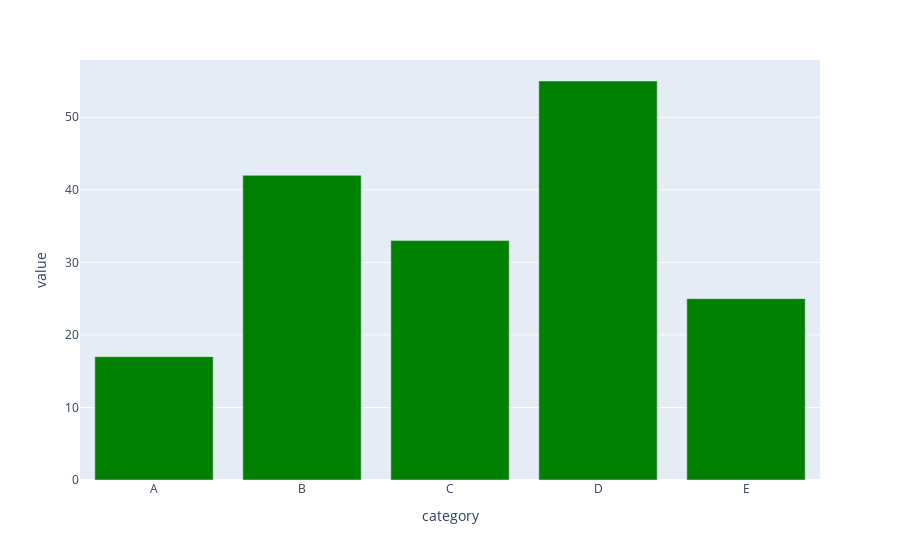

The cell this chart's notebook holds for it:
### Markdown cell above
## Barplot with plotly express

The chart is made using using the `bar()` function from the `plotly.express` module.

We just have to pass the `df` object, and specify **which column** we want to plot. In this case it's the `category` and the `value` (defined above).

### Code cell
import plotly.express as px
fig = px.bar(
   df,
   x='category',
   y='value'
)
fig.update_traces(marker_color='green')
fig.show()

### Figure 1 — Plotly figure (JSON) as saved in the notebook; plotly's stock layout.template omitted (floating-point values rounded to 4 significant figures)
{"data": [{"alignmentgroup": "True", "hovertemplate": "category=%{x}<br>value=%{y}<extra></extra>", "legendgroup": "", "marker": {"color": "green", "pattern": {"shape": ""}}, "name": "", "offsetgroup": "", "orientation": "v", "showlegend": false, "textposition": "auto", "type": "bar", "x": ["A", "B", "C", "D", "E"], "xaxis": "x", "y": [17, 42, 33, 55, 25], "yaxis": "y"}], "layout": {"barmode": "relative", "legend": {"tracegroupgap": 0}, "margin": {"t": 60}, "xaxis": {"anchor": "y", "domain": [0, 1], "title": {"text": "category"}}, "yaxis": {"anchor": "x", "domain": [0, 1], "title": {"text": "value"}}}}
